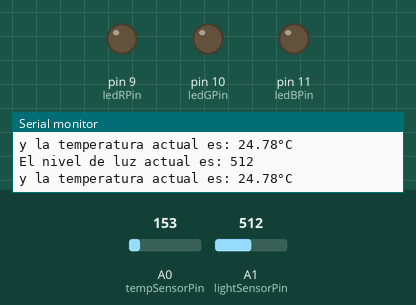
Bench run of a sketch on a simulated Arduino Uno, built with avr-gcc and run on an emulated ATmega328P. Parts: output pins drawn as LEDs (lit = HIGH), the last lines printed to the serial monitor. Inputs (shaded band) come from the test bench; at power-on: A1 (lightSensorPin) = 512, A0 (tempSensorPin) = 153.

Above: at 1.8 s.
1.9 s: A1 (lightSensorPin) set to 110
3.4 s: A1 (lightSensorPin) set to 92
At 5.0 s:
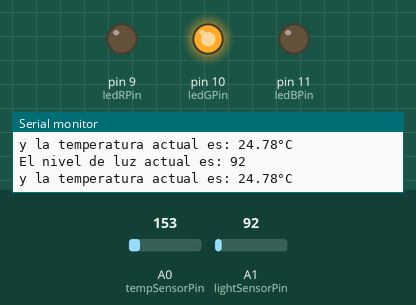
5.5 s: A0 (tempSensorPin) set to 128
At 6.8 s:
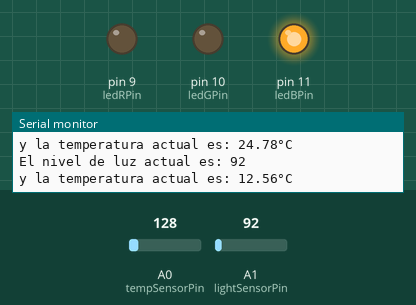
7.5 s: A0 (tempSensorPin) set to 165
At 8.7 s:
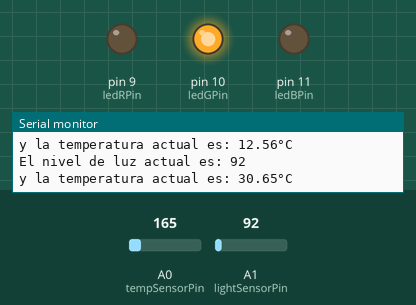
9.5 s: A0 (tempSensorPin) set to 133
At 10.5 s:
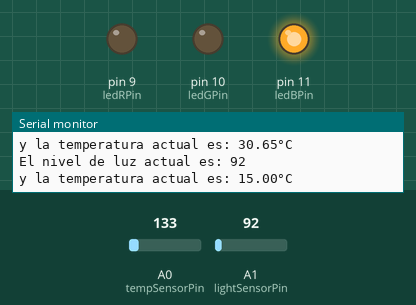
Timing chart, 0 to 12.5 s (numbered marks = the images above; inputs shaded):
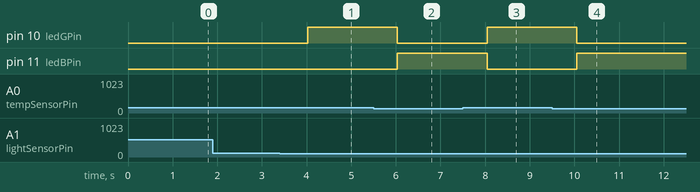

Measured:
- the behaviour switches between 100 and 99 on A1 (lightSensorPin) (found by bisection; images 0 and 1)
- the behaviour switches between 140 and 139 on A0 (tempSensorPin) (found by bisection; images 1 and 2)
- after the input at 3.4 s, pin 10 (ledGPin): LOW → HIGH after 0.63 s
- after the input at 5.5 s, pin 10 (ledGPin): HIGH → LOW after 0.54 s; pin 11 (ledBPin): LOW → HIGH after 0.54 s
- after the input at 7.5 s, pin 10 (ledGPin): LOW → HIGH after 0.54 s; pin 11 (ledBPin): HIGH → LOW after 0.54 s
- after the input at 9.5 s, pin 10 (ledGPin): HIGH → LOW after 0.55 s; pin 11 (ledBPin): LOW → HIGH after 0.55 s

The sketch:

tp4.ino
```cpp
#define tempSensorPin A0
#define lightSensorPin A1
#define ledRPin 9
#define ledGPin 10
#define ledBPin 11

void setup() {

  pinMode(ledRPin, OUTPUT);
  pinMode(ledGPin, OUTPUT);
  pinMode(ledBPin, OUTPUT);


  Serial.begin(9600);
}

void loop() {

  float temperature = leerTemperatura();


  int lightLevel = leerLuz();


  Serial.print("El nivel de luz actual es: ");
  Serial.println(lightLevel);
  Serial.print("y la temperatura actual es: ");
  Serial.print(temperature);
  Serial.println("°C");


  if (lightLevel < 100) {
    if (temperature > 90) {
      encenderLED(255, 0, 0);
    } else if (temperature < 18) {
      encenderLED(0, 0, 255);
    } else {
      encenderLED(0, 255, 0);
    }
  } else {
    apagarLED();
  }

  delay(1000);
}

float leerTemperatura() {

  int sensorValue = analogRead(tempSensorPin);


  float voltage = sensorValue * (5.0 / 1023.0);
  float temperature = (voltage - 0.5) * 100.0;

  return temperature;
}

int leerLuz() {

  int sensorValue = analogRead(lightSensorPin);

  return sensorValue;
}

void encenderLED(int red, int green, int blue) {

  analogWrite(ledRPin, red);
  analogWrite(ledGPin, green);
  analogWrite(ledBPin, blue);
}

void apagarLED() {

  analogWrite(ledRPin, 0);
  analogWrite(ledGPin, 0);
  analogWrite(ledBPin, 0);
}
```
